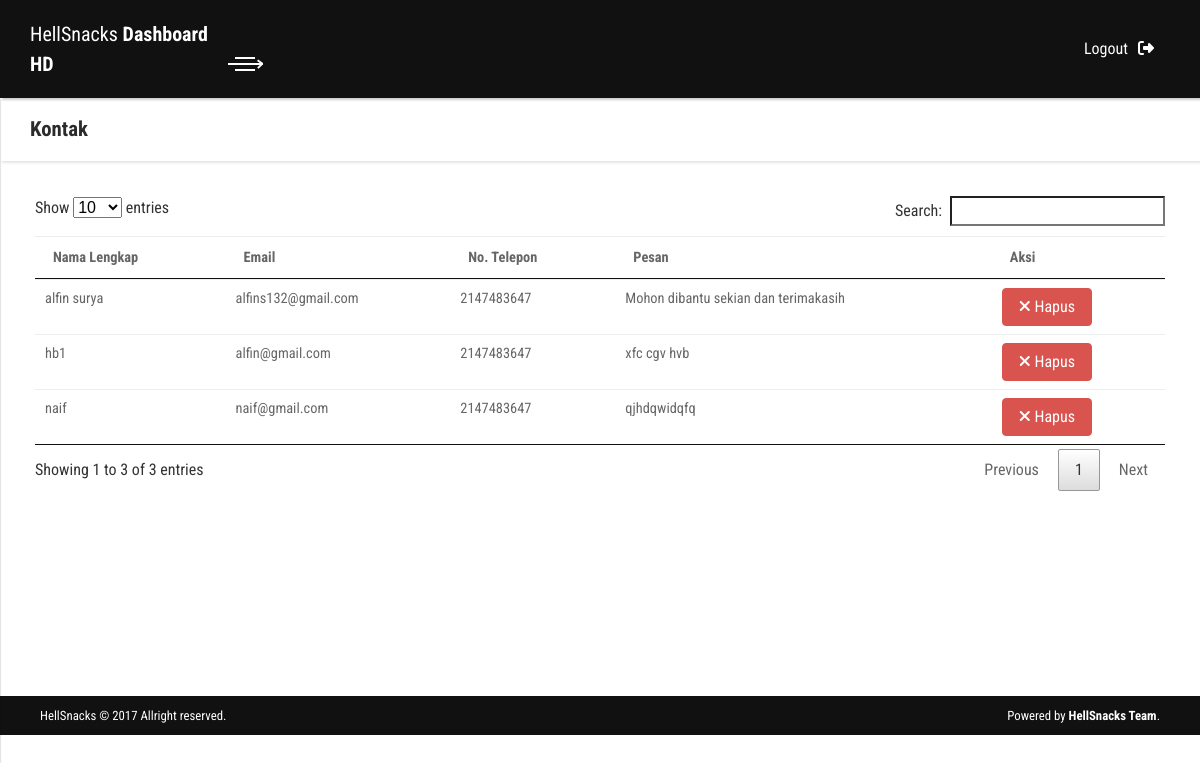
The app's page /admin/index.php?page=service (signed in) with its own data.
### tables this page shows
CREATE TABLE `kontak` (
  `id_kontak` int(10) NOT NULL,
  `nama_lengkap` varchar(255) NOT NULL,
  `email` varchar(255) NOT NULL,
  `no_telp` varchar(13) NOT NULL,
  `pesan` varchar(800) NOT NULL
);

### admin/content/service.php (the view, shortened to what this page needs)
<div class="content-inner">
  <header class="page-header">
     <div class="container-fluid">
       <h2 class="no-margin-bottom">Kontak</h2>
     </div>
  </header>
</div>
<?php
$query=mysqli_query($koneksi, "SELECT * FROM kontak ORDER BY id_kontak DESC");
?>
<section>
  <div class="table-responsive">
                <table class="table">
                    <thead>
                        <tr>
                          <th>Nama Lengkap</th>
                          <th>Email</th>
                          <th>No. Telepon</th>
                          <th>Pesan</th>
                          <th>Aksi</th>
                        </tr>
                    </thead>
                    <tbody>
                    <?php
                      while ($row=mysqli_fetch_array($query)) {
                    ?>
                        <tr>
                          <td><?php echo $row['nama_lengkap']; ?></td>
                          <td><?php echo $row['email']; ?></td>
                          <td><?php echo $row['no_telp']; ?></td>
                          <td><?php echo $row['pesan']; ?></td>
                          <td>
                            <a href="content/hapus_service.php?id_kontak=<?php echo $row['id_kontak'] ?>" class="btn btn-danger" onclick="return confirm('Apakah Anda ingin menghapus data ini?')">
                              <i class="fa fa-close"></i> Hapus
                            </a>
                          </td>
                      </tr>
                    <?php } ?>
                    </tbody>
                </table>
  </div>
</section>

### admin/assets/css/style.default.css (style rules this page uses)
body { overflow-x: hidden; font-family: 'Roboto Condensed', sans-serif; }
a, i, span { display: inline-block; text-decoration: none; transition: all 0.3s; }
section { padding: 35px; min-height: 535px; }
.container-fluid { padding: 0 30px; }
header.page-header { padding: 20px 0; }
table { font-size: 0.9em; color: #666; }
.content-inner { width: 100%; }
.page-header { background: #fff; padding: 20px; box-shadow: 2px 2px 2px rgba(0, 0, 0, 0.1); position: relative; z-index: 99; }
.no-margin-bottom { margin-bottom: 0 !important; }
@media (max-width: 1200px) { .content-inner { width: 100%; } }
.btn { font-weight: normal; line-height: 1.25; border: 1px solid transparent; padding: 0.5rem 1rem; font-size: 1rem; border-radius: 0.25rem; transition: all 0.2s ease-in-out; }
.btn-danger { color: #fff; background-color: #d9534f; border-color: #d9534f; }
body { font-family: 'Roboto Condensed', sans-serif; font-size: 1rem; font-weight: normal; line-height: 1.5; color: #292b2c; background-color: #fff; }
a { color: #796AEE; text-decoration: none; }
h1, h2, h3, h4, h5, h6, .h1, .h2, .h3, .h4, .h5, .h6 { margin-bottom: 0.5rem; font-family: 'Roboto Condensed', sans-serif; font-weight: 700; line-height: 1.1; color: inherit; }
h2, .h2 { font-size: 1.3rem; }

### records on screen
kontak: nama_lengkap "alfin surya", email "alfins132@gmail.com", no_telp "2147483647", pesan "Mohon dibantu sekian dan terimakasih"
kontak: nama_lengkap "hb1", email "alfin@gmail.com", no_telp "2147483647", pesan "xfc cgv hvb"
kontak: nama_lengkap "naif", email "naif@gmail.com", no_telp "2147483647", pesan "qjhdqwidqfq"
